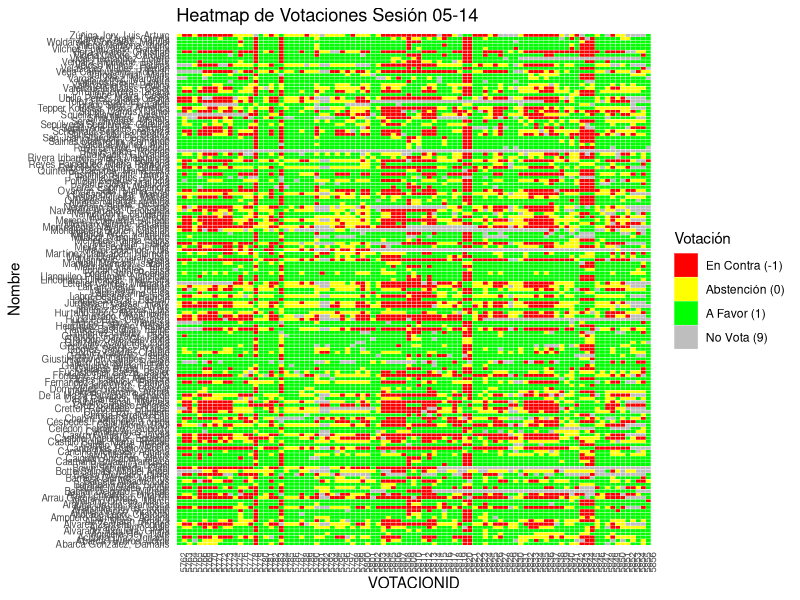
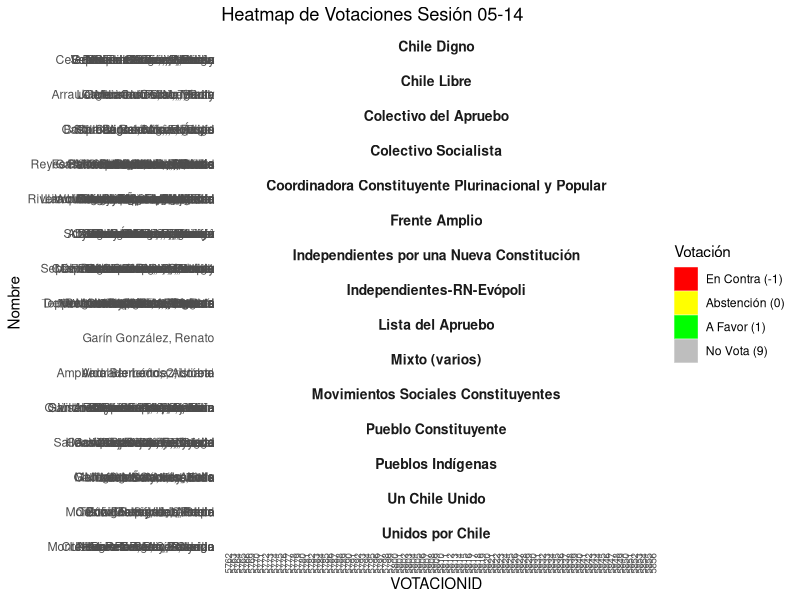

These figures' R source, in order:
# Load necessary libraries
library(readxl)
library(dplyr)

# Read the Excel file
#data <- read_excel('Comisión/25_sistema_politico.xls', col_names = FALSE)
data <- read_excel('Pleno/sesion_103.xls', col_names = FALSE)

# Identify rows where the first column contains "VOTACIONID"
start_indices <- which(data[[1]] == "VOTACIONID")

# Create a list to store blocks of data
blocks <- list()

# Loop through the start indices to separate the blocks
for (i in seq_along(start_indices)) {
  start_idx <- start_indices[i]
  end_idx <- ifelse(i < length(start_indices), start_indices[i + 1] - 1, nrow(data))
  
  # Extract the block and store it in the list
  block <- data[start_idx:end_idx, ]
  blocks[[i]] <- block
}

# Check the number of blocks created
length(blocks)

# Optional:
str(blocks)
str(blocks[[1]])


#------------------------------------------------------------------------------

# Load necessary libraries
library(dplyr)
library(ggplot2)

# Initialize an empty list to store processed data
votaciones_data <- list()

# Iterate over each block in the 'blocks' object
for (i in seq_along(blocks)) {
  block <- blocks[[i]]
  
  # Extract VOTACIONID and FECHA from the block
  votacion_id <- block[2, 1][[1]]  # VOTACIONID is in row 2, column 1
  fecha_raw <- block[2, 3][[1]]    # FECHA is in row 2, column 4
  
  # Extract only the date portion from FECHA
  fecha <- format(as.Date(substr(fecha_raw, 1, 10), format = "%d-%m-%Y"), "%m-%d")
  
  # Extract voting data starting from row 4 onwards
  voting_data <- block[-c(1:3), ]  # Remove metadata and header rows
  
  # Assign proper column names based on the structure
  colnames(voting_data) <- c("NA1","NOMBRE", "VOTACION", "NA2", "NA3", "NA4", "NA5", "NA6", "NA7")
  
  # Select relevant columns: NOMBRE and VOTACION
  temp_data <- voting_data %>%
    select(NOMBRE, VOTACION) %>%
    mutate(
      VOTACIONID = votacion_id,
      FECHA = fecha,
      VOTACION = case_when(
        VOTACION == "AFIRMATIVO" ~ 1,
        VOTACION == "ABSTENCION" ~ 0,
        VOTACION == "EN CONTRA" ~ -1,
        VOTACION == "NO VOTA" ~ 9,
        TRUE ~ NA_real_  # Handle unexpected values
      )
    )
  
  # Append to the list
  votaciones_data[[i]] <- temp_data
}

# Combine all blocks into a single data frame
votaciones_df <- do.call(rbind, votaciones_data)

#------------------------------------------------------------------------------
# Plot
#------------------------------------------------------------------------------

# Create a heatmap plot
ggplot(votaciones_df, aes(x = factor(VOTACIONID), y = NOMBRE, fill = factor(VOTACION))) +
  geom_tile(color = "white") +
  scale_fill_manual(
    values = c("-1" = "red", "0" = "yellow", "1" = "green", "9" = "gray"),
    name = "Votación",
    labels = c("En Contra (-1)", "Abstención (0)", "A Favor (1)", "No Vota (9)")
  ) +
  labs(
    title = paste("Heatmap de Votaciones Sesión", votaciones_df['FECHA'][[1]][1]),
    x = "VOTACIONID",
    y = "Nombre"
  ) +
  theme_minimal() +
  theme(
    axis.text.x = element_text(angle = 90, hjust = 1, size = 7),
    axis.text.y = element_text(size = 7)
  ) 

#------------------------------------------------------------------------------
# Coalitions
#------------------------------------------------------------------------------

votaciones_df['NOMBRE'][[1]][1:20]

# Frente Amplio
selected_names_FA <- c(
  "Abarca González, Damaris", "Achurra Díaz, Ignacio", "Alvez Marín, Amaya", "Atria Lemaitre, Fernando", 
  "Baradit Morales, Jorge", "Bassa Mercado, Jaime", "Delgado Vergara, Aurora", "Gómez Sánchez, Yarela", 
  "Mella Escobar, Jeniffer", "Oyarzún Solis, María José", "Roa Cadin, Giovanna", "Sánchez Muñoz, Beatriz", 
  "Schonhaut Soto, Constanza", "Serey Jiménez, Mariela", "Stingo Camus, Daniel", "Urrutia Herrera, Tatiana", 
  "Viera Álvarez, Christian"
)

# Chile Digno
selected_names_CHD <- c(
  "Barraza Gómez, Marcos", "Celedón Fernández, Roberto", "Gallardo Prado, Bessy", "Grandón González, Paola",
  "Gutiérrez Gálvez, Hugo", "Miranda Arce, Valentina", "Núñez Gangas, Nicolás", "Portilla Barrios, Ericka",
  "Sepúlveda Hales, Bárbara", "Velásquez Núñez, Hernán", "Videla Osorio, Carolina"
)

# Coordinadora Constituyente Plurinacional y Popular
selected_names_CCPP <- c(
  "Antilef Ñanco, Victorino", "Arellano Ortega, Marco", "Bacian Delgado, Wilfredo", "Caiguan Ancapan, Alexis",
  "Chinga Ferreira, Eric", "Godoy Monardez, Isabel", "Grandón Caro, Giovanna", "Labraña Pino, Elsa",
  "Linconao Huircapán, Francisca", "Llanquileo Pilquimán, Natividad", "Madriaga Flores, Tania",
  "Olivares Miranda, Ivanna", "Pérez Espina, Alejandra", "Rivera Iribarren, María Magdalena", "Vargas López, Margarita",
  "Vergara Riquelme, Lisette", "Woldarsky González, Manuel"
)

# Colectivo Socialista
selected_names_CS <- c(
  "Alvarez Pinto, Julio", "Calvo Muñoz, Carlos", "Cancino Meneses, Adriana", "Castillo Boilet, María Trinidad",
  "Cruz Carrasco, Andrés", "Fernández Chadwick, Patricio", "Gómez Castro, Claudio", "Hurtado Roco, Maximiliano",
  "Laibe Saez, Tomás", "Montero Allende, Ricardo", "Muñoz Leiva, Pedro", "Orellana Cuellar, Matías",
  "Pinto Solari, Malucha", "Reyes Painequeo, María Ramona", "Valenzuela Maass, César", "Vargas Vidal, Mario"
)

# Independientes por una Nueva Constitución
selected_names_INC <- c(
  "Abarca Riveros, Jorge", "Baranda Ferrán, Benito", "Céspedes Fernández, Lorena", "Daza Carrasco, Mauricio",
  "Domínguez Donoso, Gaspar", "Fuchslocher Baeza, Javier", "Martin Bravo, Juan José", "Martínez Llancapan, Helmuth",
  "Namor Kong, Guillermo", "Politzer Kerekes, Patricia", "Pustilnick Arditi, Tammy", 
  "Sepúlveda Sepúlveda, Carolina", "Valenzuela Rio, Paulina"
)

# Movimientos Sociales Constituyentes
selected_names_MSC <- c(
  "Alvarado Jorquera, Gloria", "Carrillo Vidal, Alondra", "Dorador Ortiz, Cristina", "Flores Carlos, Alejandra",
  "Giustinianovich Campos, Elisa", "Hoppe Espoz, Vanessa", "Labbé Salazar, Bastián", "Meneses Palma, Janis",
  "Quinteros Cáceres, María Elisa", "Royo Letelier, Manuela", "Saldaña Muñoz, Alvin", "San Juan Standen, Constanza",
  "Vilches Fuenzalida, Carolina"
)

# Independientes-RN-Evópoli
selected_names_IND_RN_EV <- c(
  "Cozzi Elzo, Ruggero", 
  "De la Maza Bañados, Bernardo", 
  "Fontaine Talavera, Bernardo",
  "Labra Besserer, Patricia", 
  "Larraín Matte, Hernán", 
  "Mayol Bouchon, Luis",
  "Monckeberg Bruner, Cristian",
  "Ossandón Lira, Manuel",
  "Navarrete Arratia, Geoconda",
  "Rebolledo Aguirre, Bárbara",
  "Silva Mora, Luciano", 
  "Tepper Kolossa, María Angélica", 
  "Vega Campusano, Roberto", 
  "Veloso Muñoz, Paulina",
  "Celis Montt, Raúl",
  "Jofré Cáceres, Alvaro"
)

# Pueblo Constituyente
selected_names_PC <- c(
  "Arauna Urrutia, Francisca", "Bravo Silva, Daniel", "Caamaño Rojas, Francisco", 
  "González Araya, Dayyana", "Henríquez Carreño, Natalia", 
  "Salinas Manfredini, Fernando", "Uribe Araya, César", 
  "Vallejos Dávila, Loreto", "Villena Narbona, Ingrid", 
  "Zárate Zárate, Camila", "Rojas Vade, Rodrigo"
)

# Pueblos indígenas
selected_names_PI <- c(
  "Aguilera Hey, Tiare", "Catrileo Arias, Rosa", 
  "Galleguillos Aymani, Félix", 
  "González Calderón, Lidia", 
  "Jiménez Cáceres, Luis",
  "Loncon Antileo, Elisa",
  "Mamani Mamani, Isabella",
  "Millabur Ñancuil, Adolfo",
  "Tirado Soto, Fernando"
)

# Unidos por Chile
selected_names_UPC <- c(
  "Alvarez Zenteno, Rodrigo",
  "Arancibia Reyes, Jorge",
  "Cretton Rebolledo, Eduardo",
  "Hube Portus, Constanza",
  "Montealegre Navarro, Katerine",
  "Neumann Bertin, Ricardo",
  "Rivera Bigas, Pollyana",
  "Ubilla Pérez, María Cecilia"
)

# Colectivo del Apruebo
selected_names_CA <- c(
  "Barceló Amado, Luis",
  "Botto Salinas, Miguel Ángel",
  "Castillo Vigouroux, Eduardo",
  "Chahín Valenzuela, Fuad",
  "Harboe Bascuñán, Felipe",
  "Logan Soto, Rodrigo",
  "Squella Narducci, Agustín"
)

# Un Chile Unido
selected_names_UCU <- c(
  "Bown Sepúlveda, Carol",
  "Castro Gutiérrez, Claudia",
  "Cubillos Sigall, Marcela",
  "Mena Villar, Felipe",
  "Moreno Echeverría, Alfredo",
  "Toloza Fernández, Pablo",
  "Zúñiga Jory, Luis Arturo"
)

# Chile Libre
selected_names_CL <- c(
  "Arrau García-Huidobro, Martín",
  "Cantuarias Rubio, Rocío",
  "Hurtado Olave, Ruth",
  "Jurgensen Caesar, Harry",
  "Letelier Cortés, Margarita",
  "Marinovic Vial, Teresa"
)

# Somos Región [DEBUTA EL 17-03-2022, HASTA ENTONCES ELLOS ERAN DE RN-EVO:
#"Silva Mora, Luciano", 
#"Tepper Kolossa, María Angélica", 
#"Vega Campusano, Roberto", 
#"Veloso Muñoz, Paulina",
#"Celis Montt, Raúl",
#"Jofré Cáceres, Álvaro"
# selected_names_SR <- c(
#   "Celis Montt, Raúl", 
#   "Jofré Cáceres, Alvaro", 
#   "Silva Mora, Luciano", 
#   "Tepper Kolossa, María Angélica", 
#   "Vega Campusano, Roberto", 
#   "Veloso Muñoz, Paulina"
# )

# Mixto (varios)
selected_names_MIX <- c(
  "Ampuero Barrientos, Adriana", "Andrade León, Cristóbal", "Vidal Hernández, Loreto"
)

# Lista del Apruebo
selected_names_LA <- c(
  "Garín González, Renato"
)

total_names <- length(selected_names_FA) + 
  length(selected_names_CHD) + 
  length(selected_names_CCPP) + 
  length(selected_names_CS) + 
  length(selected_names_INC) + 
  length(selected_names_MSC) + 
  length(selected_names_IND_RN_EV) + 
  length(selected_names_PC) + 
  length(selected_names_PI) + 
  length(selected_names_UPC) + 
  length(selected_names_CA) + 
  length(selected_names_UCU) + 
  length(selected_names_CL) + 
  #length(selected_names_SR) + 
  length(selected_names_MIX) + 
  length(selected_names_LA)

# Function to assign coalition
assign_coalition <- function(name) {
  if (name %in% selected_names_FA) { 
    return("FA") # Frente Amplio
  } else if (name %in% selected_names_CHD) { 
    return("CHD") # Chile Digno
  } else if (name %in% selected_names_CCPP) { 
    return("CCPP") # Coordinadora Constituyente Plurinacional y Popular
  } else if (name %in% selected_names_CS) { 
    return("CS") # Colectivo Socialista
  } else if (name %in% selected_names_INC) { 
    return("INC") # Independientes por una Nueva Constitución
  } else if (name %in% selected_names_MSC) { 
    return("MSC") # Movimientos Sociales Constituyentes
  } else if (name %in% selected_names_IND_RN_EV) { 
    return("IND-RN-EV") # Independientes-RN-Evópoli
  } else if (name %in% selected_names_PC) { 
    return("PC") # Pueblo Constituyente
  } else if (name %in% selected_names_PI) { 
    return("PI") # Pueblos Indígenas
  } else if (name %in% selected_names_UPC) { 
    return("UPC") # Unidos por Chile
  } else if (name %in% selected_names_CA) { 
    return("CA") # Colectivo del Apruebo
  } else if (name %in% selected_names_UCU) { 
    return("UCU") # Un Chile Unido
  } else if (name %in% selected_names_CL) { 
    return("CL") # Chile Libre
  } else if (name %in% selected_names_MIX) { 
    return("MIX") # Mixto (varios)
  } else if (name %in% selected_names_LA) { 
    return("LA") # Lista del Apruebo
  } else {
    return("Other") # Otro / No clasificado
  }
}
#else if (name %in% selected_names_SR) { 
#return("SR") # Somos Región} 

# Adding new column to COALICION
votaciones_df <- votaciones_df %>%
  mutate(COALICION = sapply(NOMBRE, assign_coalition))

nombres_a_modificar_en_selected_names <- votaciones_df$NOMBRE[votaciones_df$COALICION=='Other'][1:5]
nombres_a_modificar_en_selected_names
nombres_en_base_datos <- votaciones_df$NOMBRE[1:155]
nombres_en_base_datos

# TODO OK !!

# -----------------------------------------------------------------------------

#Apruebo Dignidad (AD) = "FA" + "CHD"

# -----------------------------------------------------------------------------

# Diccionario de nombres completos
diccionario_coaliciones <- c(
  "FA" = "Frente Amplio",
  "CHD" = "Chile Digno",
  "CCPP" = "Coordinadora Constituyente Plurinacional y Popular",
  "CS" = "Colectivo Socialista",
  "INC" = "Independientes por una Nueva Constitución",
  "MSC" = "Movimientos Sociales Constituyentes",
  "IND-RN-EV" = "Independientes-RN-Evópoli",
  "PC" = "Pueblo Constituyente",
  "PI" = "Pueblos Indígenas",
  "UPC" = "Unidos por Chile",
  "CA" = "Colectivo del Apruebo",
  "UCU" = "Un Chile Unido",
  "CL" = "Chile Libre",
  "SR" = "Somos Región",
  "MIX" = "Mixto (varios)",
  "LA" = "Lista del Apruebo",
  "Other" = "Otro / No clasificado"
)

# Paso 2: Crear la nueva columna con nombres completos
votaciones_df <- votaciones_df %>%
  mutate(COALICION_COMPLETA = diccionario_coaliciones[COALICION])

# Paso 3: Generar el plot con los nombres completos
ggplot(votaciones_df, aes(x = factor(VOTACIONID), y = NOMBRE, fill = factor(VOTACION))) +
  geom_tile(color = "white") +
  scale_fill_manual(
    values = c("-1" = "red", "0" = "yellow", "1" = "green", "9" = "gray"),
    name = "Votación",
    labels = c("En Contra (-1)", "Abstención (0)", "A Favor (1)", "No Vota (9)")
  ) +
  facet_wrap(~COALICION_COMPLETA, scales = "free_y", ncol = 1) +  # Ahora usa nombres completos
  labs(
    title = paste("Heatmap de Votaciones Sesión", votaciones_df$FECHA[1]),
    x = "VOTACIONID",
    y = "Nombre"
  ) +
  theme_minimal() +
  theme(
    axis.text.x = element_text(angle = 90, hjust = 1, size = 7),
    strip.text = element_text(face = "bold", size = 10)  # Se verá mejor el nombre de cada coalición
  )
